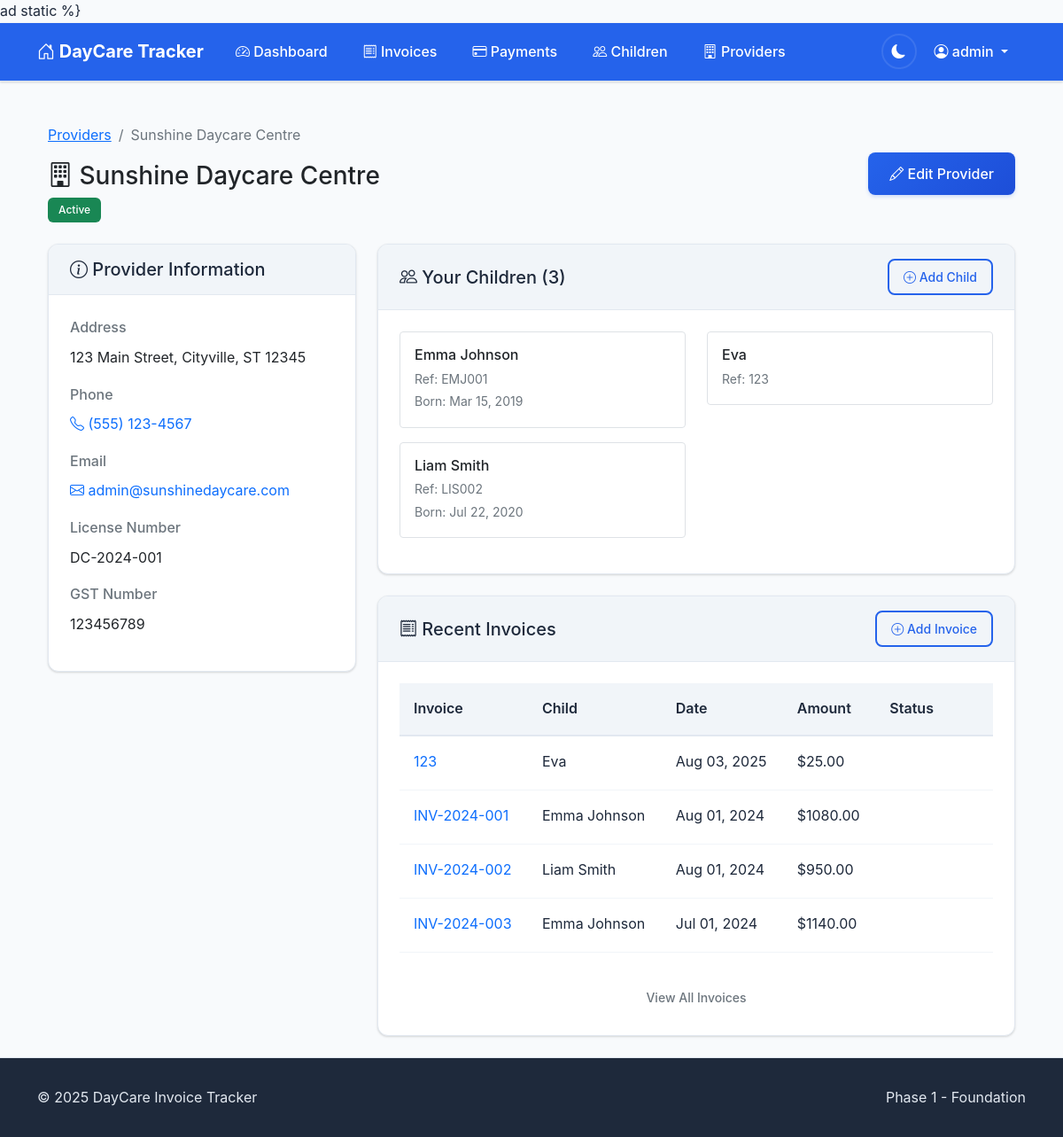
The app's page /providers/1/ (signed in), older data.
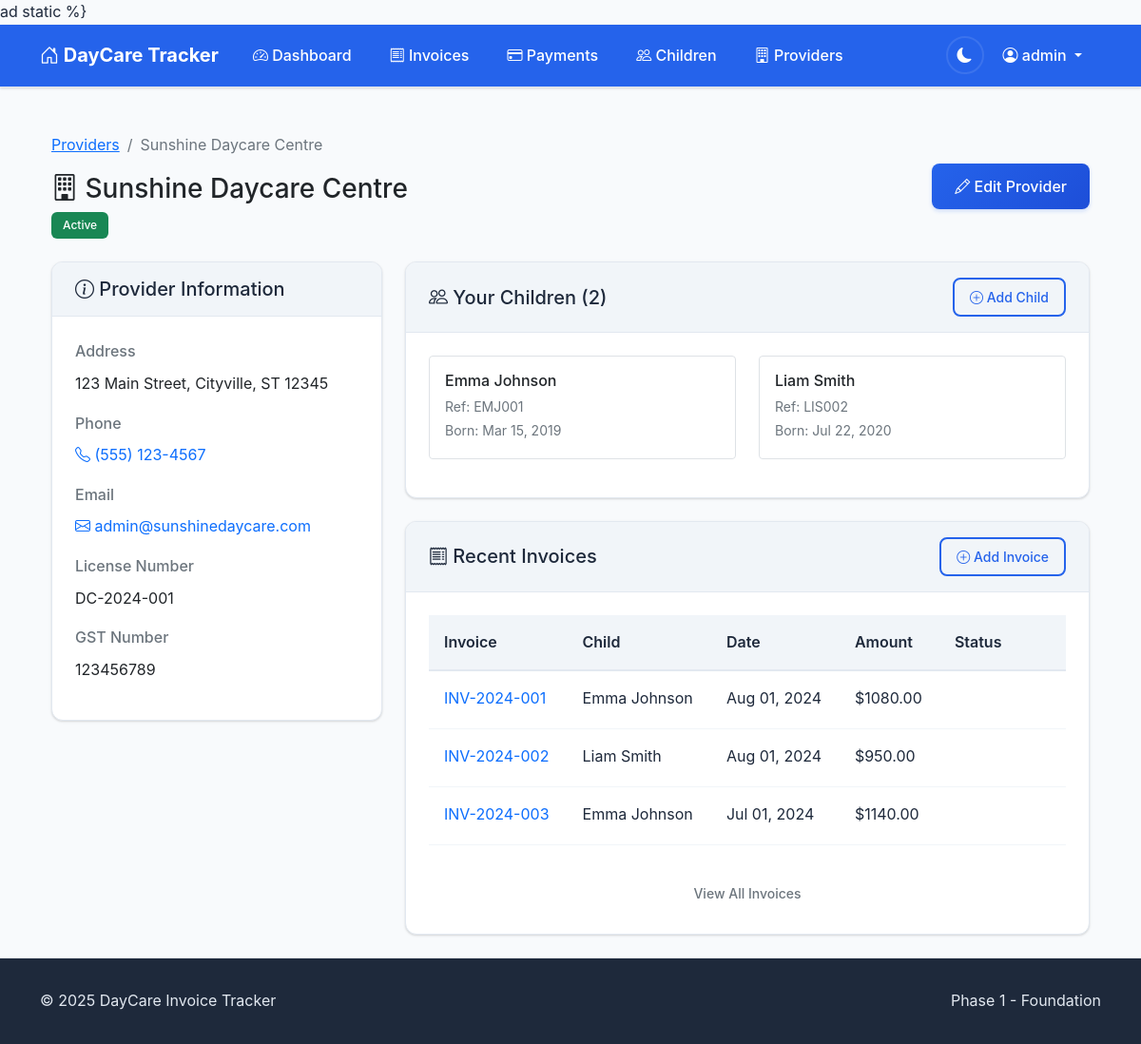
The same page, newer data.
### invoices/models.py (models this page shows, shortened)
class Child(models.Model):
    user = models.ForeignKey(User, on_delete=models.CASCADE, related_name='children')
    name = models.CharField(max_length=100)
    reference_number = models.CharField(max_length=20)
    date_of_birth = models.DateField(null=True, blank=True)
    daycare_provider = models.ForeignKey(DaycareProvider, on_delete=models.CASCADE, related_name='children')
    is_active = models.BooleanField(default=True)
    created_at = models.DateTimeField(auto_now_add=True)
    updated_at = models.DateTimeField(auto_now=True)
    class Meta:
        ordering = ['name']
        unique_together = ['user', 'reference_number', 'daycare_provider']

class Invoice(models.Model):
    PAYMENT_STATUS_CHOICES = [
        ('unpaid', 'Unpaid'),
        ('partial', 'Partially Paid'),
        ('paid', 'Paid'),
        ('overdue', 'Overdue'),
    ]
    child = models.ForeignKey(Child, on_delete=models.CASCADE, related_name='invoices')
    invoice_reference = models.CharField(max_length=50)
    period_start = models.DateField()
    period_end = models.DateField()
    issue_date = models.DateField()
    due_date = models.DateField(null=True, blank=True)
    original_amount = models.DecimalField(max_digits=10, decimal_places=2)
    discount_percentage = models.DecimalField(max_digits=5, decimal_places=2, default=Decimal('0.00'))
    discount_amount = models.DecimalField(max_digits=10, decimal_places=2, default=Decimal('0.00'))
    previous_balance = models.DecimalField(
        max_digits=10,
        decimal_places=2,
        default=Decimal('0.00'),
        help_text="Previous unpaid balance carried forward"
    )
    week_amount_due = models.DecimalField(
        max_digits=10,
        decimal_places=2,
        default=Decimal('0.00'),
        help_text="Amount due for this week only (excluding previous balance)"
    )
    total_amount_due = models.DecimalField(
        max_digits=10,
        decimal_places=2,
        default=Decimal('0.00'),
        help_text="Total amount due including previous balance"
    )
    amount_due = models.DecimalField(
        max_digits=10,
        decimal_places=2,
        help_text="Legacy field - use total_amount_due instead"
    )
    payment_status = models.CharField(max_length=10, choices=PAYMENT_STATUS_CHOICES, default='unpaid')
    fee_type = models.CharField(max_length=100, blank=True)
    pdf_file = models.FileField(upload_to='invoices/%Y/%m/', null=True, blank=True)
    extracted_from_email = models.BooleanField(default=False)
    email_message_id = models.CharField(max_length=255, blank=True)
    created_at = models.DateTimeField(auto_now_add=True)
    updated_at = models.DateTimeField(auto_now=True)
    class Meta:
        ordering = ['-issue_date']
        unique_together = ['child', 'invoice_reference']

### invoices/views.py (the view)
# urls.py: path('providers/<int:pk>/', views.ProviderDetailView.as_view(), name='provider_detail'),
class ProviderDetailView(LoginRequiredMixin, DetailView):
    model = DaycareProvider
    template_name = 'invoices/provider_detail.html'
    context_object_name = 'provider'
    def get_queryset(self):
        return DaycareProvider.objects.filter(
            children__user=self.request.user
        ).distinct()
    def get_context_data(self, **kwargs):
        context = super().get_context_data(**kwargs)
        provider = self.get_object()
        context['user_children'] = Child.objects.filter(
            user=self.request.user,
            daycare_provider=provider
        )
        context['invoices'] = Invoice.objects.filter(
            child__user=self.request.user,
            child__daycare_provider=provider
        ).select_related('child').order_by('-issue_date')[:10]
        return context

### templates/invoices/provider_detail.html (shortened to what the changed rows need)
{% extends 'base.html' %}
{% load static %}
{% block content %}
<div class="container-fluid py-4">
    <div class="row">
        <div class="col-12">
            <div class="d-flex justify-content-between align-items-center mb-4">
                <div>
                    <h2 class="h3 mb-0">
                        <i class="bi bi-building"></i>
                        {{ provider.name }}
                    </h2>
                </div>
            </div>
            <div class="row">
                <div class="col-lg-8">
                    <div class="card mb-4">
                        <div class="card-header d-flex justify-content-between align-items-center">
                            <h5 class="mb-0">
                                <i class="bi bi-people"></i>
                                Your Children ({{ user_children.count }})
                            </h5>
                            <a href="{% url 'invoices:child_create' %}" class="btn btn-outline-primary btn-sm">
                                <i class="bi bi-plus-circle"></i>
                                Add Child
                            </a>
                        </div>
                        <div class="card-body">
                            {% if user_children %}
                            <div class="row">
                                {% for child in user_children %}
                                <div class="col-md-6 mb-3">
                                    <div class="border rounded p-3">
                                        <h6 class="mb-1">{{ child.name }}</h6>
                                        <small class="text-muted">
                                            Ref: {{ child.reference_number }}
                                        </small>
                                        {% if child.date_of_birth %}
                                        <br>
                                        <small class="text-muted">
                                            Born: {{ child.date_of_birth|date:"M d, Y" }}
                                        </small>
                                        {% endif %}
                                    </div>
                                </div>
                                {% endfor %}
                            </div>
                            {% else %}
                            <p class="text-muted mb-0">No children registered at this provider.</p>
                            {% endif %}
                        </div>
                    </div>
                    <div class="card">
                        <div class="card-body">
                            {% if invoices %}
                            <div class="table-responsive">
                                <table class="table table-sm">
                                    <thead>
                                        <tr>
                                            <th>Invoice</th>
                                            <th>Child</th>
                                            <th>Date</th>
                                            <th>Amount</th>
                                            <th>Status</th>
                                        </tr>
                                    </thead>
                                    <tbody>
                                        {% for invoice in invoices %}
                                        <tr>
                                            <td>
                                                <a href="{% url 'invoices:invoice_detail' invoice.pk %}" class="text-decoration-none">
                                                    {{ invoice.invoice_reference }}
                                                </a>
                                            </td>
                                            <td>{{ invoice.child.name }}</td>
                                            <td>{{ invoice.issue_date|date:"M d, Y" }}</td>
                                            <td>${{ invoice.amount_due|floatformat:2 }}</td>
                                            <td>
                                                <span class="badge bg-{{ invoice.payment_status|default:'secondary' }}">
                                                </span>
                                            </td>
                                        </tr>
                                        {% endfor %}
                                    </tbody>
                                </table>
                            </div>
                            {% else %}
                            <p class="text-muted mb-0">No invoices found for this provider.</p>
                            {% endif %}
                        </div>
                    </div>
                </div>
            </div>
        </div>
    </div>
</div>
{% endblock %}

Row changes from the older to the newer data that the page shows:
no longer on this page (row edited): Child: name "Eva", reference_number "123"
no longer on this page (row unchanged): Invoice: invoice_reference "123", child.name "Eva", issue_date "Aug 03, 2025", amount_due "25.00"
Text that changed along with them:
{{ user_children.count }}: "3" → "2"
